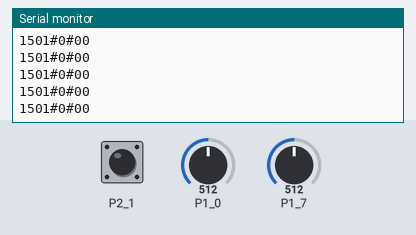
This sketch was run on a simulated TI MSP430 LaunchPad. Parts: the last lines printed to the serial monitor. The inputs (shaded band) are chosen by the test bench; at power-on: P1_0 = 512, P2_1 HIGH, P1_7 = 512.

Above: at 1.2 s.
1.3 s: P1_0 set to 716
At 2.4 s:
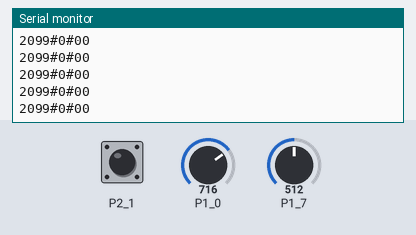
2.8 s: P2_1 pulled LOW for 0.15 s
4.4 s: P1_0 set to 900
At 5.1 s:
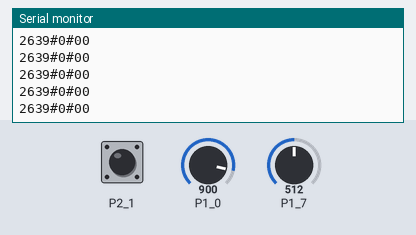
5.9 s: P2_1 pulled LOW for 1 s
At 6.7 s:
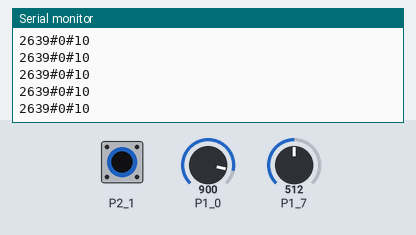
Timing chart, 0 to 8.9 s (numbered marks = the images above; inputs shaded):
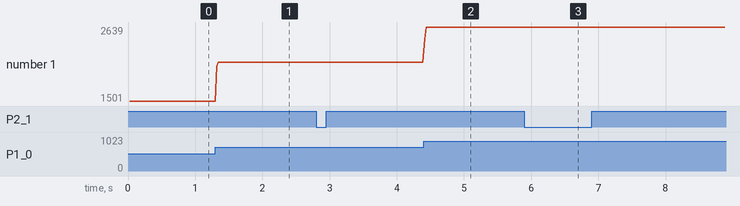

The sketch:

arduino_part.ino
```cpp
int x = 0;
int y = 0;
int veriX = 0;
int veriY = 0;
int sum = 0;
int sum2 = 0;
void setup() {
  // put your setup code here, to run once:
pinMode(P1_0,INPUT);
pinMode(A7,INPUT);
pinMode(P2_1,INPUT_PULLUP);
Serial.begin(9600);

}

void loop() {
  veriY =  analogRead(A7);
  veriX =  analogRead(P1_0);
  sum = sum + veriX;
  sum2 = sum2 + veriY;
  x++;

  if(x==20)
  {
   sum = sum / 20;
   sum2 = sum2 /20;
   sum = map(sum ,0,1023 , 0, 3000);
   sum2 = sum2 - 3800;
   sum2 = map(sum2 ,0,1023 , 0, 1500);
   if(sum2 < 0)
   sum2 = 0;
   Serial.print(sum);
   Serial.print('#');
   Serial.print(sum2);
   Serial.print('#');
   if(digitalRead(P2_1)==0)
   Serial.println("10");
   else
   Serial.println("00");
   sum = 0;
   sum2 = 0;
   x = 0;
  }
  delay(1);
}
```

Measured:
- after the input at 1.3 s, the serial monitor: prints a new line at once (image 1)
- after the input at 4.4 s, the serial monitor: prints a new line at once (image 2)
- after the input at 5.9 s, the serial monitor: prints a new line at once (image 3)
- plotted number 1: 1501 → 2099 after the input at 1.3 s, 2099 → 2639 after the input at 4.4 s
